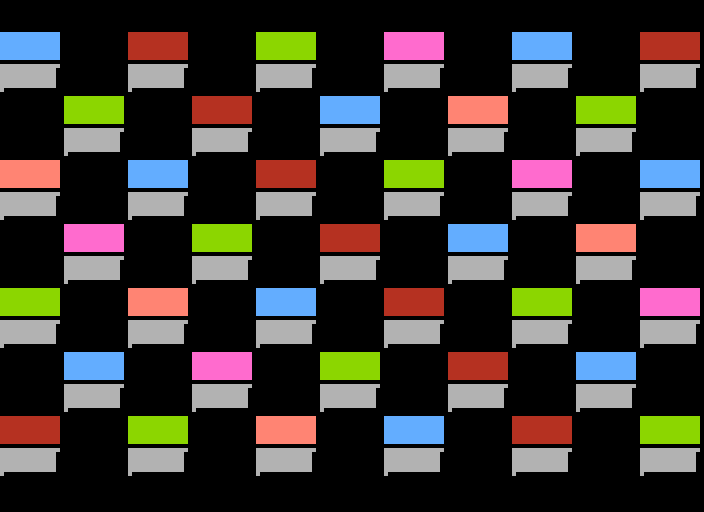

Below is a game level as drawn by its tile map, then a one-line description and the .tmx file that defines it, in full:
An orthogonal 11x16 tile map with 64x32 px tiles, 1 tile layer (Level).

<map version="1.10" tiledversion="1.10.2" orientation="orthogonal" renderorder="right-down" width="11" height="16" tilewidth="64" tileheight="32" infinite="0" nextlayerid="2" nextobjectid="1">
 <tileset firstgid="1" name="tileset" tilewidth="64" tileheight="32" tilecount="12" columns="4">
  <image source="tileset.png" width="256" height="96" />
 </tileset>
 <layer id="1" name="Level" width="11" height="16">
  <data encoding="csv">
0,0,0,0,0,0,0,0,0,0,0,
3,0,5,0,4,0,7,0,3,0,5,
9,0,9,0,9,0,9,0,9,0,9,
0,4,0,5,0,3,0,2,0,4,0,
0,9,0,9,0,9,0,9,0,9,0,
2,0,3,0,5,0,4,0,7,0,3,
9,0,9,0,9,0,9,0,9,0,9,
0,7,0,4,0,5,0,3,0,2,0,
0,9,0,9,0,9,0,9,0,9,0,
4,0,2,0,3,0,5,0,4,0,7,
9,0,9,0,9,0,9,0,9,0,9,
0,3,0,7,0,4,0,5,0,3,0,
0,9,0,9,0,9,0,9,0,9,0,
5,0,4,0,2,0,3,0,5,0,4,
9,0,9,0,9,0,9,0,9,0,9,
0,0,0,0,0,0,0,0,0,0,0
</data>
 </layer>
</map>
